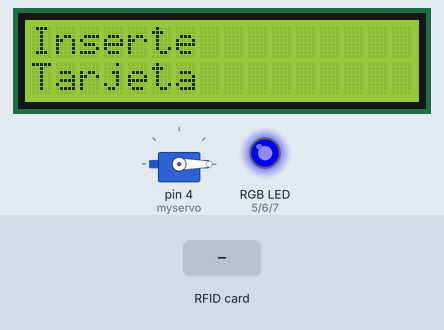
Recording of a sketch running on a simulated Arduino Mega 2560, built with avr-gcc and run on an emulated ATmega2560. Shown: servo, 16×2 character LCD, an RGB LED mixed from three pins (HIGH = lit). The inputs (shaded band) are chosen by the test bench. Pins used as bus, display or sensor lines are not drawn; what the sketch prints to the serial monitor is not drawn.

Above: at 1.3 s.
1.4 s: RFID card 4B 8C 2D 3B held to the reader
At 2.1 s:
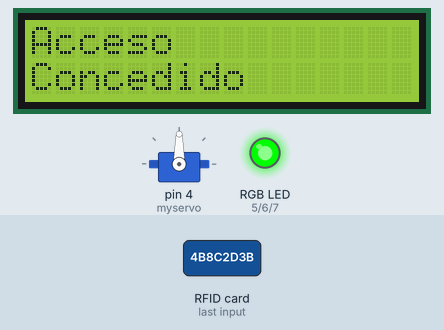
4.4 s: RFID card 5E 7A 19 C4 held to the reader
At 4.8 s:
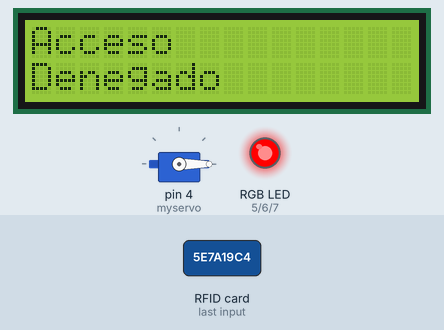
6.9 s: RFID card FC E5 56 4B held to the reader
At 8.7 s:
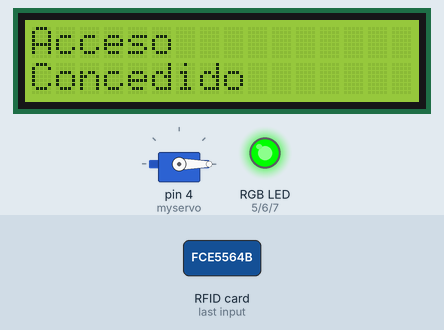
Timing chart, 0 to 10.5 s (numbered marks = the images above; inputs shaded):
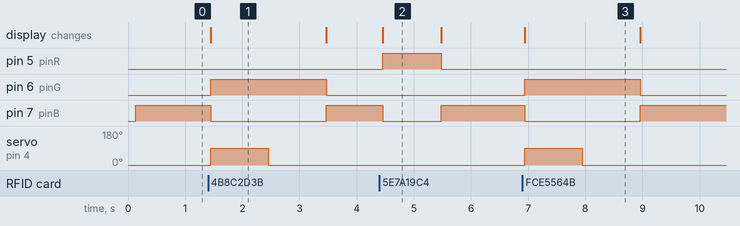

The sketch:

3ServoRFID.ino
```cpp
#include <Servo.h>
#include <SPI.h>     // incluye libreria bus SPI
#include <MFRC522.h> // incluye libreria especifica para MFRC522
#include <LiquidCrystal_I2C.h>
#include <Wire.h>
#include <SoftwareSerial.h>   // Incluimos la librería  SoftwareSerial
#include <ArduinoJson.h>


SoftwareSerial BT(10,11);    // Definimos los pines RX y TX del Arduino conectados al Bluetooth

#define RST_PIN 9 // constante para referenciar pin de reset
#define SS_PIN 53 // constante para referenciar pin de slave select


#define pinR 5 //Rojo
#define pinG 6 //Verde
#define pinB 7 //Azul

int red=0;
int green=0;
int blue=0;


MFRC522 mfrc522(SS_PIN, RST_PIN); // crea objeto mfrc522 enviando pines de slave select y reset

byte ActualUID[4];                           //almacenará el código del Tag leído
byte Usuario1[4] = {0x4B, 0x8C, 0x2D, 0x3B}; //código del usuario 1
byte Usuario2[4] = {0xFC, 0xE5, 0x56, 0x4B}; //código del usuario 2

Servo myservo; // create servo object to control a servo

int pos = 0; // variable to store the servo position

LiquidCrystal_I2C lcd(0x27, 16, 2);

void setup()
{

  Serial.begin(9600); // inicializa comunicacion por monitor serie a 9600 bps
  SPI.begin();        // inicializa bus SPI
  mfrc522.PCD_Init(); // inicializa modulo lector
  Serial.println("Control de acceso:");

  BT.begin(9600);  // Inicializa Bluetooth

  myservo.attach(4); // attaches the servo on pin 9 to the servo object
  myservo.write(0);

  Wire.begin();

  lcd.init();// Inicializar el LCD


  lcd.backlight();//Encender la luz de fondo.


  pinMode(pinR,OUTPUT);
  pinMode(pinG,OUTPUT);
  pinMode(pinB,OUTPUT);


  escribirLCD("Inserte","Tarjeta");
        colorRGB(0, 0, 255);
}

void loop()
{


  if (mfrc522.PICC_IsNewCardPresent())
  {

    if (mfrc522.PICC_ReadCardSerial())
    {

        escribirLCD("Leyendo","Tarjeta");
      Serial.print("UID:"); // muestra texto UID:
      for (byte i = 0; i < mfrc522.uid.size; i++)
      { // bucle recorre de a un byte por vez el UID

        Serial.print(mfrc522.uid.uidByte[i] < 0x10 ? " 0" : " ");
        Serial.print(mfrc522.uid.uidByte[i], HEX);
        ActualUID[i] = mfrc522.uid.uidByte[i];
      }

      Serial.print("     ");
      //comparamos los UID para determinar si es uno de nuestros usuarios
      if (compareArray(ActualUID, Usuario1) || compareArray(ActualUID, Usuario2))
      {


        escribirLCD("Acceso","Concedido");

        colorRGB(0, 255, 0);
        myservo.write(90);
        delay(1000);

        myservo.write(0);
        delay(1000);
      }

      else
      {

        escribirLCD("Acceso","Denegado");

        colorRGB(255, 0, 0);
        myservo.write(0);
        delay(1000);
      }

      // Terminamos la lectura de la tarjeta tarjeta  actual
      mfrc522.PICC_HaltA();

        escribirLCD("Inserte","Tarjeta");
        colorRGB(0, 0, 255);
    }
  }
}

//Función para comparar dos vectores
boolean compareArray(byte array1[], byte array2[])
{
  if (array1[0] != array2[0])
    return (false);
  if (array1[1] != array2[1])
    return (false);
  if (array1[2] != array2[2])
    return (false);
  if (array1[3] != array2[3])
    return (false);
  return (true);
}

void escribirLCD(String texto1,String texto2){

  lcd.clear();
  lcd.setCursor(0, 0);
  lcd.print(texto1);
  lcd.setCursor(0, 1);
  lcd.print(texto2);

}

void colorRGB(int R, int G, int B){

    digitalWrite(pinR,R);
    digitalWrite(pinG,G);
    digitalWrite(pinB,B);

}
```

Measured:
- after the input at 1.4 s, pin 6 (pinG): LOW → HIGH after 0.05 s, → LOW 2.0 s later; pin 7 (pinB): HIGH → LOW after 0.05 s, → HIGH 2.0 s later; servo on pin 4 (myservo): 0° → 90° after 0.05 s, → 0° 1.0 s later; the display: changes after 0.05 s (image 1)
- after the input at 4.4 s, pin 5 (pinR): LOW → HIGH after 0.06 s, → LOW 1.0 s later; pin 7 (pinB): HIGH → LOW after 0.06 s, → HIGH 1.0 s later; the display: changes after 0.06 s (image 2)
- after the input at 6.9 s, pin 6 (pinG): LOW → HIGH at once, → LOW 2.0 s later; pin 7 (pinB): HIGH → LOW at once, → HIGH 2.0 s later; servo on pin 4 (myservo): 0° → 90° at once, → 0° 1.0 s later; the display: changes at once (image 3)
- what the display in image 1 shows lasts 2.0 s, from 1.5 s to 3.5 s
- what the display in image 2 shows lasts 1.0 s, from 4.5 s to 5.5 s
